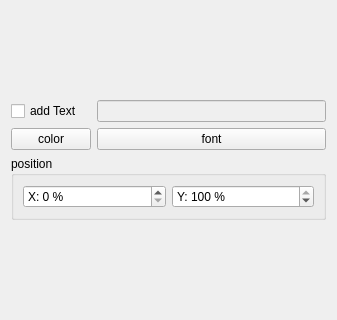
<?xml version="1.0" encoding="UTF-8"?>
<ui version="4.0">
 <class>Widget</class>
 <widget class="QWidget" name="Widget">
  <property name="geometry">
   <rect>
    <x>0</x>
    <y>0</y>
    <width>337</width>
    <height>320</height>
   </rect>
  </property>
  <property name="windowTitle">
   <string notr="true">Form</string>
  </property>
  <layout class="QGridLayout" name="gridLayout_2">
   <item row="0" column="1">
    <spacer name="verticalSpacer">
     <property name="orientation">
      <enum>Qt::Vertical</enum>
     </property>
     <property name="sizeHint" stdset="0">
      <size>
       <width>20</width>
       <height>40</height>
      </size>
     </property>
    </spacer>
   </item>
   <item row="1" column="1">
    <widget class="QLineEdit" name="textLineEdit">
     <property name="enabled">
      <bool>false</bool>
     </property>
    </widget>
   </item>
   <item row="4" column="1">
    <spacer name="verticalSpacer_2">
     <property name="orientation">
      <enum>Qt::Vertical</enum>
     </property>
     <property name="sizeHint" stdset="0">
      <size>
       <width>20</width>
       <height>40</height>
      </size>
     </property>
    </spacer>
   </item>
   <item row="3" column="0" colspan="2">
    <widget class="QGroupBox" name="groupBox">
     <property name="title">
      <string>position</string>
     </property>
     <layout class="QHBoxLayout" name="horizontalLayout">
      <item>
       <widget class="QSpinBox" name="xSpinBox">
        <property name="suffix">
         <string> %</string>
        </property>
        <property name="prefix">
         <string>X: </string>
        </property>
        <property name="maximum">
         <number>100</number>
        </property>
        <property name="value">
         <number>0</number>
        </property>
       </widget>
      </item>
      <item>
       <widget class="QSpinBox" name="ySpinBox">
        <property name="suffix">
         <string> %</string>
        </property>
        <property name="prefix">
         <string>Y: </string>
        </property>
        <property name="maximum">
         <number>100</number>
        </property>
        <property name="value">
         <number>100</number>
        </property>
       </widget>
      </item>
     </layout>
    </widget>
   </item>
   <item row="1" column="0">
    <widget class="QCheckBox" name="textCheckBox">
     <property name="text">
      <string>add Text</string>
     </property>
    </widget>
   </item>
   <item row="2" column="1">
    <widget class="QPushButton" name="fontButton">
     <property name="text">
      <string>font</string>
     </property>
    </widget>
   </item>
   <item row="2" column="0">
    <widget class="QPushButton" name="colorPushButton">
     <property name="text">
      <string>color</string>
     </property>
    </widget>
   </item>
  </layout>
 </widget>
 <resources/>
 <connections>
  <connection>
   <sender>textCheckBox</sender>
   <signal>toggled(bool)</signal>
   <receiver>textLineEdit</receiver>
   <slot>setEnabled(bool)</slot>
   <hints>
    <hint type="sourcelabel">
     <x>41</x>
     <y>114</y>
    </hint>
    <hint type="destinationlabel">
     <x>137</x>
     <y>112</y>
    </hint>
   </hints>
  </connection>
 </connections>
</ui>
